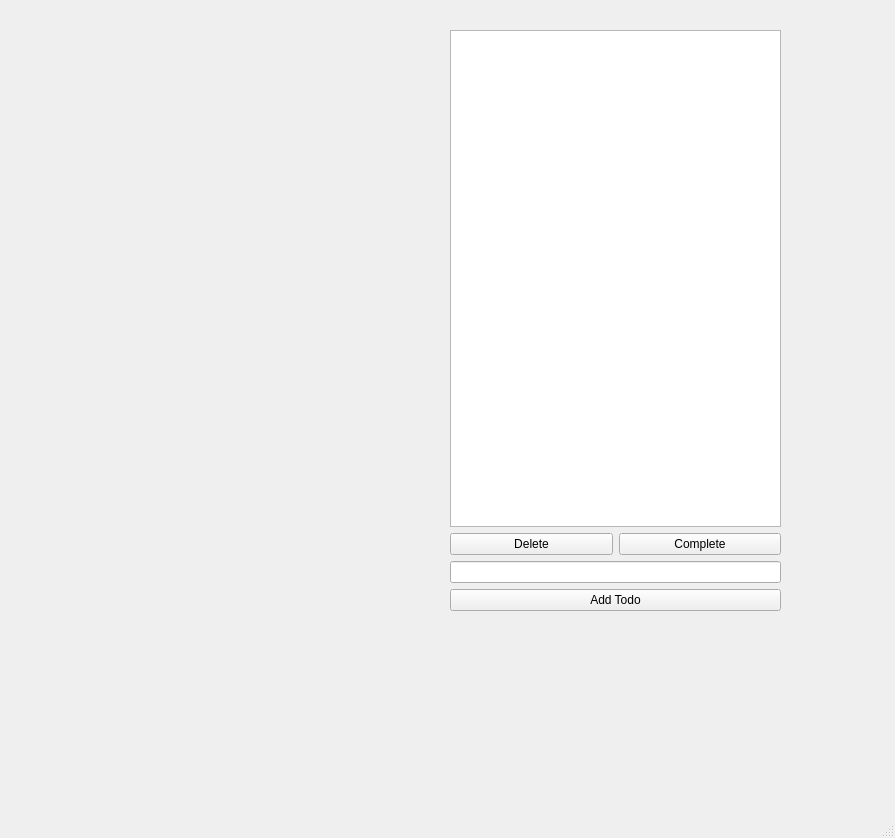
<?xml version="1.0" encoding="UTF-8"?>
<ui version="4.0">
 <class>MainWindow</class>
 <widget class="QMainWindow" name="MainWindow">
  <property name="geometry">
   <rect>
    <x>0</x>
    <y>0</y>
    <width>895</width>
    <height>838</height>
   </rect>
  </property>
  <property name="windowTitle">
   <string>MainWindow</string>
  </property>
  <widget class="QWidget" name="centralwidget">
   <widget class="QWidget" name="verticalLayoutWidget">
    <property name="geometry">
     <rect>
      <x>450</x>
      <y>30</y>
      <width>331</width>
      <height>581</height>
     </rect>
    </property>
    <layout class="QVBoxLayout" name="verticalLayout">
     <item>
      <widget class="QListView" name="todoView"/>
     </item>
     <item>
      <layout class="QHBoxLayout" name="horizontalLayout">
       <item>
        <widget class="QPushButton" name="deleteButton">
         <property name="text">
          <string>Delete</string>
         </property>
        </widget>
       </item>
       <item>
        <widget class="QPushButton" name="completeButton">
         <property name="text">
          <string>Complete</string>
         </property>
        </widget>
       </item>
      </layout>
     </item>
     <item>
      <widget class="QLineEdit" name="todoEdit"/>
     </item>
     <item>
      <widget class="QPushButton" name="addButton">
       <property name="text">
        <string>Add Todo</string>
       </property>
      </widget>
     </item>
    </layout>
   </widget>
  </widget>
  <widget class="QMenuBar" name="menubar">
   <property name="geometry">
    <rect>
     <x>0</x>
     <y>0</y>
     <width>895</width>
     <height>37</height>
    </rect>
   </property>
  </widget>
  <widget class="QStatusBar" name="statusbar"/>
 </widget>
 <resources/>
 <connections/>
</ui>
